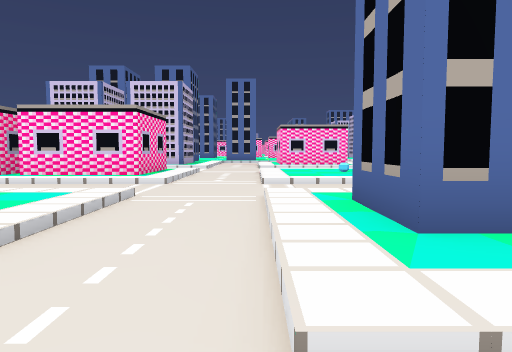
View 1 (above)

24 first-person views from a walk through a 3-D level made in the Godot game engine. The camera is 1.4 m above the floor, tilts 4° down and sees 70° across. The floor is counted in squares, 2 m on a side. Each view is taken from the middle of a square. On the plan, view 1 faces up. The plan holds only what a view shows up to about 11 squares ahead; the rest is blank. The place goes on beyond the plan.

View 2
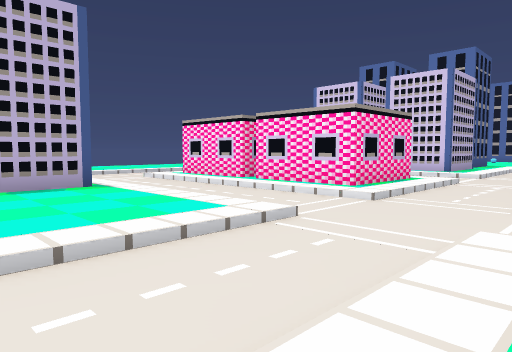

View 3
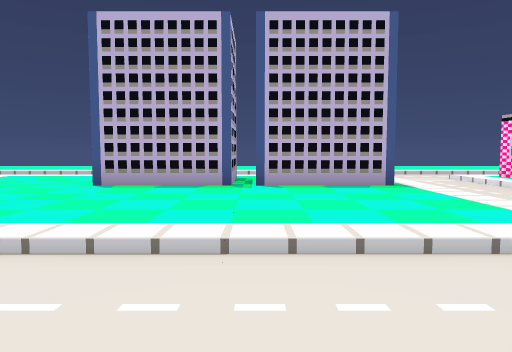

View 4
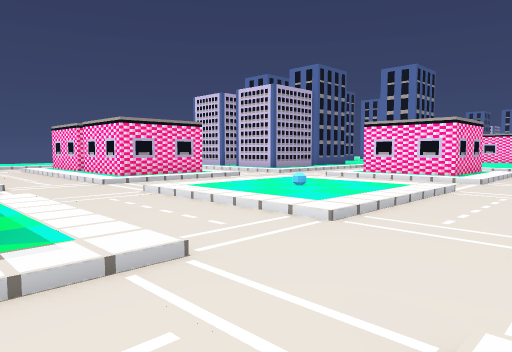

View 5
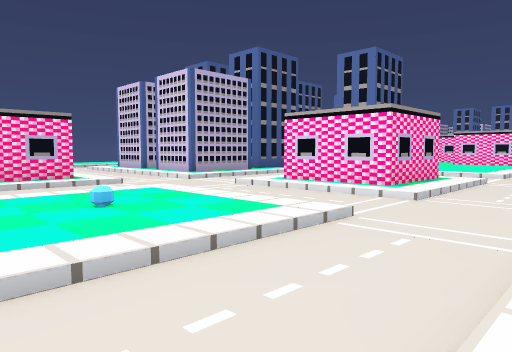

View 6
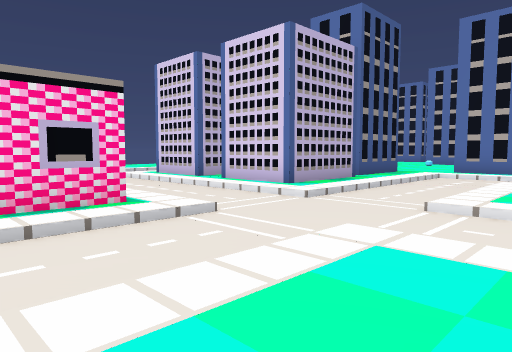

View 7
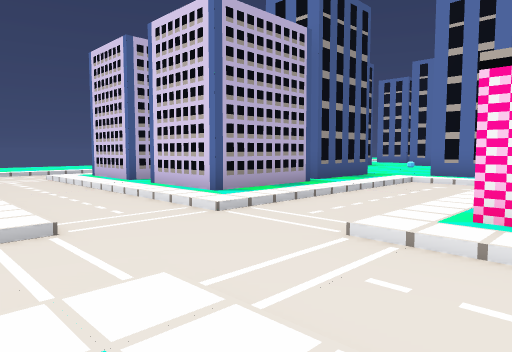

View 8
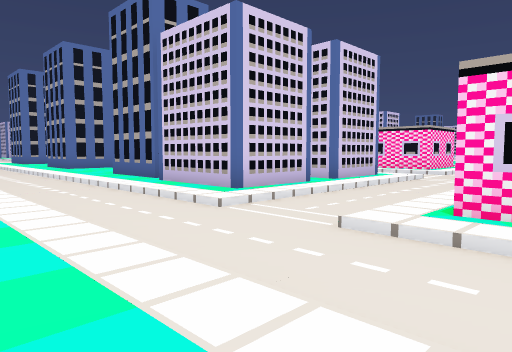

View 9
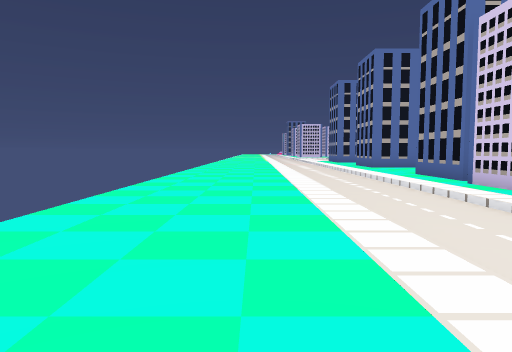

View 10
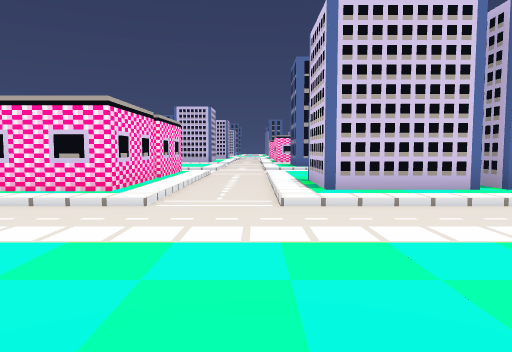

View 11
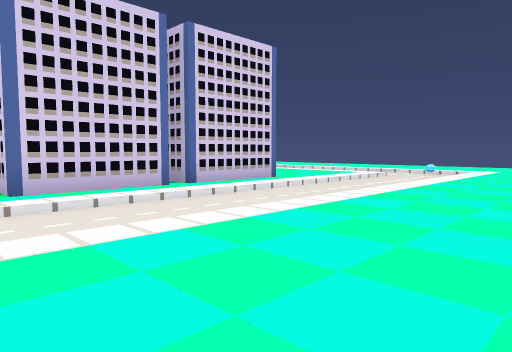

View 12
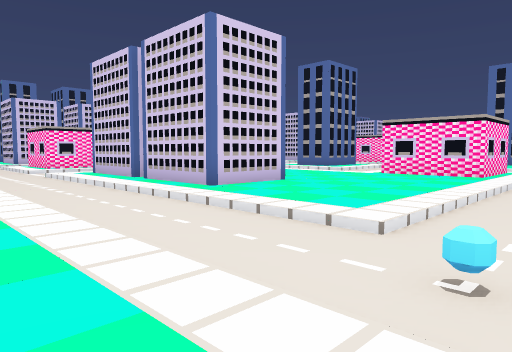

View 13
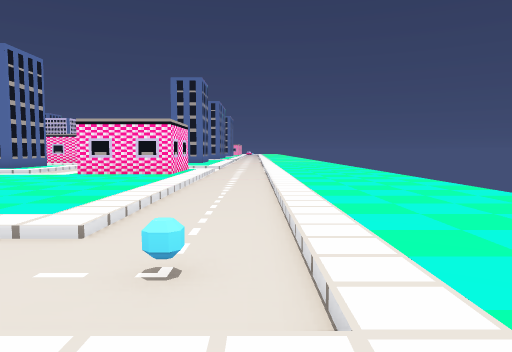

View 14
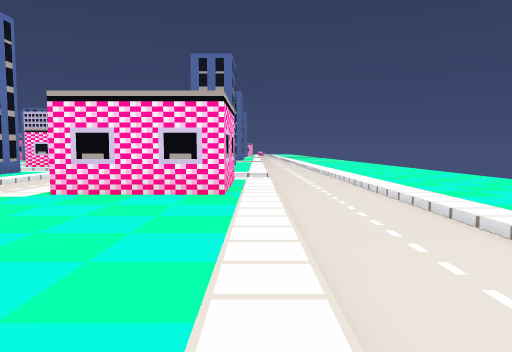

View 15
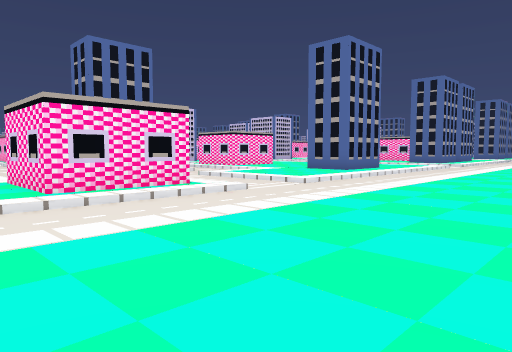

View 16
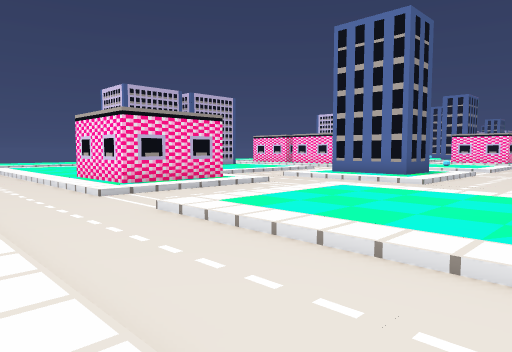

View 17
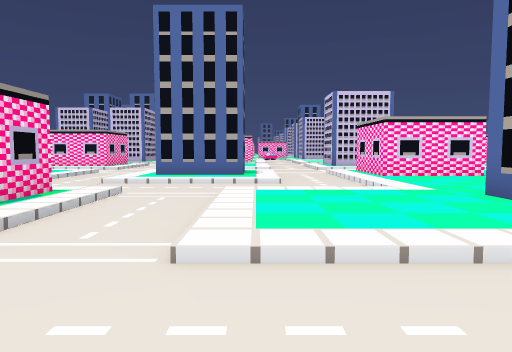

View 18
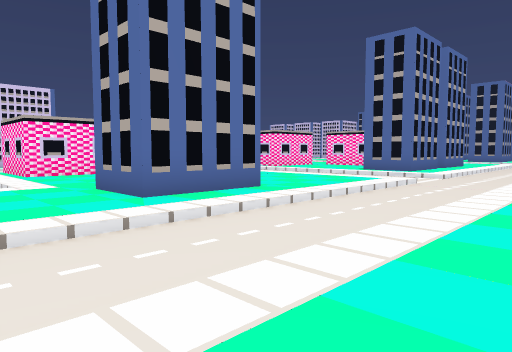

View 19
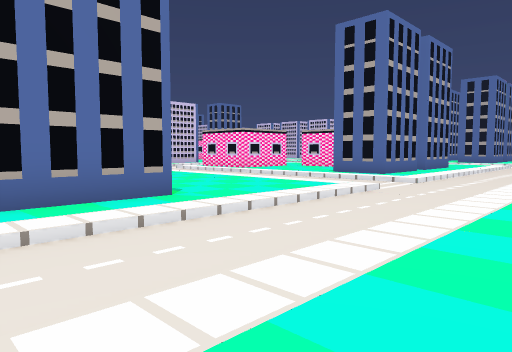

View 20
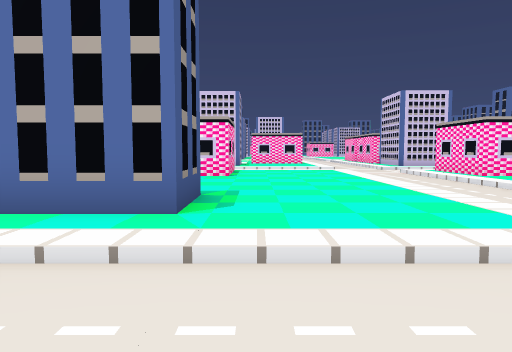

View 21
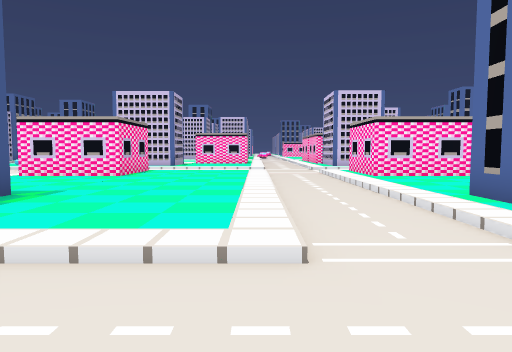

View 22
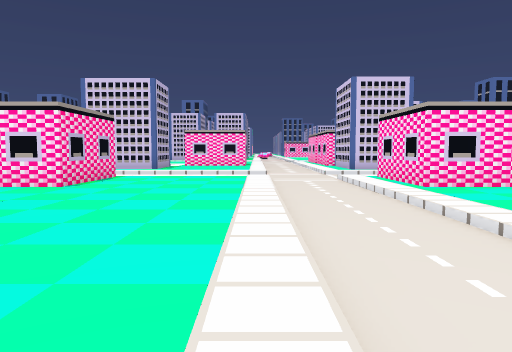

View 23
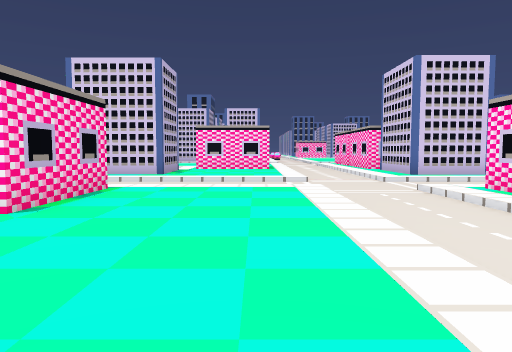

View 24
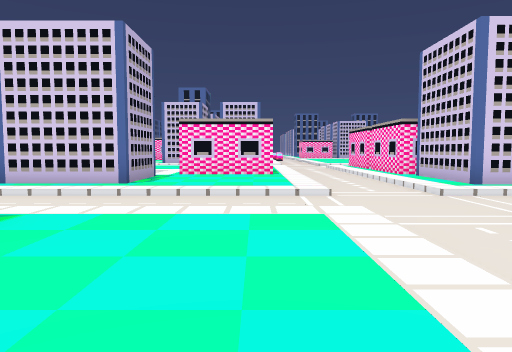

### Floor plan
Key: @ floor where view 1 was taken; # wall or solid block; . main floor; - floor 0.25 m lower than the main floor; / step, stairs or slope; O other object.
Columns run from 15 left of view 1 to 19 right of it. Each row starts with its distance up from view 1.
 21 ....--.#   #....
 20 ....--.#   #./--   --
 19 ....--.#   #./--   --
 18 ....--..    ./-/   .-
 17 ....--.#    #/-/  #.-
 16 ....--.## ###/-/  #.--
 15 ....--.##.###/-/###.--
 14 ....--////////-/////--
 13 ....------------------
 12 ....--////////-/////--   /###.--.#
 11  ...--.#    #/-/....--.  #....--.#
 10   ..--.#    #/-/.O..--.  #....--.#
  9     --.######/-/....--.###....--.##
  8   ..--......./-/....--........--...
  7  ...------------------- -----------
  6 ....------------------- ----------
  5 ....--......./-/....--.  .....--.
  4 ....--.##..../-/.# .--.###....--.#
  3 ....--.##..../-/.##.--.###....--.#
  2  ...--.##..../-/....--.###....--.##
  1  ...--.##..../-/////--........--...
  0  ...--.##..../-@------........--...
 -1  ...--.##....////--///........--..
 -2  ...--.......###.--..... .....--..
 -3   ..--.......###.--....###....--.#
 -4   ..--.......###.--....###....--.#
 -5   ..--...........--...........--..
 -6   ..O------------------------------
 -7   ..-------------------------------
 -8    ............................
 -9     ......................
-10       ..............
-11        ............

Positions as (right, up) in squares from view 1, and headings:
1: (0, 0), facing up
2: (1, 2), facing up-left
3: (1, 2), facing left
4: (7, 4), facing up-left
5: (7, 8), facing up-left
6: (2, 9), facing up-left
7: (2, 11), facing up-left
8: (-13, 10), facing up-right
9: (-13, 10), facing up
10: (-15, 6), facing right
11: (-15, 6), facing down-right
12: (-13, -7), facing up-right
13: (-13, -7), facing right
14: (-8, -5), facing right
15: (-4, -11), facing up-right
16: (8, -8), facing up-left
17: (4, -8), facing up
18: (5, -9), facing up-right
19: (7, -9), facing up-right
20: (11, -8), facing up
21: (14, -8), facing up
22: (14, -5), facing up
23: (13, -2), facing up
24: (13, 1), facing up
